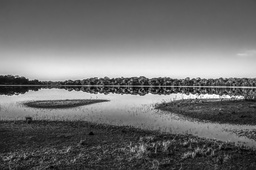
#> input picture paisagem2.jpg, 256 x 170 px, shrunk from 1200 x 795 before the run
$ python modificador_imagens.py
#> lines starting #> are read from the running program, lines starting #| are printed output that depends on the picture; after the words box and inside, x2 and y2 are one past the last pixel; in counts of white or black regions, pixels touching at a corner belong together
from PIL import Image
import matplotlib.pyplot as plt


def carregar_imagem_binaria(caminho):
#> called with caminho = 'paisagem2.jpg'
    img = Image.open(caminho).convert("L")
#> img is the input picture: PIL image 256x170 L; min 0, max 255, mean 111.9
    largura, altura = img.size
#> largura = 256; altura = 170
    matriz = []
    for y in range(altura):
        linha = []
        for x in range(largura):
            pixel = img.getpixel((x, y))
            linha.append(1 if pixel < 128 else 0)
        matriz.append(linha)
#> after the loop, matriz = 170 items
    return matriz, largura, altura


def criar_matriz(linhas, colunas, valor=0):
    return [[valor for _ in range(colunas)] for _ in range(linhas)]


def refletir_elemento_estruturante(B):
    linhas = len(B)
    colunas = len(B[0])
    refletido = criar_matriz(linhas, colunas)
    for i in range(linhas):
        for j in range(colunas):
            refletido[i][j] = B[linhas - 1 - i][colunas - 1 - j]
    return refletido


def erosao(A, B):
    linhas_A, colunas_A = len(A), len(A[0])
    linhas_B, colunas_B = len(B), len(B[0])
    offset_l, offset_c = linhas_B // 2, colunas_B // 2

    resultado = criar_matriz(linhas_A, colunas_A, 0)

    for i in range(offset_l, linhas_A - offset_l):
        for j in range(offset_c, colunas_A - offset_c):
            corresponde = True
            for m in range(linhas_B):
                for n in range(colunas_B):
                    if B[m][n] == 1 and A[i + m - offset_l][j + n - offset_c] != 1:
                        corresponde = False
                        break
                if not corresponde:
                    break
            resultado[i][j] = 1 if corresponde else 0
    return resultado


def dilatacao(A, B):
    linhas_A, colunas_A = len(A), len(A[0])
    linhas_B, colunas_B = len(B), len(B[0])
    offset_l, offset_c = linhas_B // 2, colunas_B // 2
    B_refletido = refletir_elemento_estruturante(B)

    resultado = criar_matriz(linhas_A, colunas_A, 0)

    for i in range(offset_l, linhas_A - offset_l):
        for j in range(offset_c, colunas_A - offset_c):
            encontrou = False
            for m in range(linhas_B):
                for n in range(colunas_B):
                    if B_refletido[m][n] == 1 and A[i + m - offset_l][j + n - offset_c] == 1:
                        encontrou = True
                        break
                if encontrou:
                    break
            resultado[i][j] = 1 if encontrou else 0
    return resultado


def abertura(A, B):
    erodida = erosao(A, B)
    resultado = dilatacao(erodida, B)
    return resultado


def fechamento(A, B):
    dilatada = dilatacao(A, B)
    resultado = erosao(dilatada, B)
    return resultado


def mostrar_resultados(original, erodida, dilatada, aberta, fechada):
    imagens = []
    titulos = ["Original", "Erosão", "Dilatação", "Abertura", "Fechamento"]
    for matriz in [original, erodida, dilatada, aberta, fechada]:
        altura = len(matriz)
        largura = len(matriz[0])
        img = Image.new("L", (largura, altura))
        for y in range(altura):
            for x in range(largura):
                valor = 0 if matriz[y][x] == 1 else 255
                img.putpixel((x, y), valor)
        imagens.append(img)

    plt.figure(figsize=(15, 3))
    for i, (img, titulo) in enumerate(zip(imagens, titulos)):
        plt.subplot(1, 5, i + 1)
        plt.imshow(img, cmap='gray')
        plt.title(titulo)
        plt.axis('off')
    plt.tight_layout()
    plt.show()


if __name__ == "__main__":
    entrada = "paisagem2.jpg"

    A, largura, altura = carregar_imagem_binaria(entrada)
#> A = 170 items; largura = 256; altura = 170

    B = [
        [1, 1, 1],
        [1, 1, 1],
        [1, 1, 1]
    ]

    erodida = erosao(A, B)
#> in erosao, `linhas_A, colunas_A = len(A), len(A[0])`: colunas_A = 256
#> in erosao, `resultado = criar_matriz(linhas_A, colunas_A, 0)`: resultado = 170 items
#> erodida = 170 items
    dilatada = dilatacao(A, B)
#> in dilatacao, `linhas_A, colunas_A = len(A), len(A[0])`: linhas_A = 170; colunas_A = 256
#> in dilatacao, `resultado = criar_matriz(linhas_A, colunas_A, 0)`: resultado = 170 items
#> dilatada = 170 items
    aberta = abertura(A, B)
#> aberta = 170 items
    fechada = fechamento(A, B)
#> fechada = 170 items

    mostrar_resultados(original=A, erodida=erodida, dilatada=dilatada,
                       aberta=aberta, fechada=fechada)
#> the loop in mostrar_resultados, `for matriz in [original, erodida, dilatada, aberta, fechada]:` made 5 passes
#> after the loop in mostrar_resultados, `for matriz in [original, erodida, dilatada, aberta, fechada]:`:
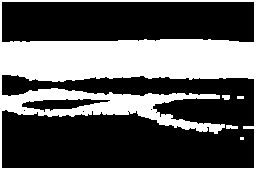
#> img: PIL image 256x170 L; 35.2% white; 5 white regions (1 under 20 px), largest, box (x1, y1, x2, y2) and area: (0, 0, 256, 170) 15190, (226, 125, 238, 129) 41, (222, 95, 230, 100) 35, (237, 96, 244, 99) 21
#> after the loop in mostrar_resultados, `for matriz in [original, erodida, dilatada, aberta, fechada]:`: imagens = 5 items
#> the loop in mostrar_resultados, `for i, (img, titulo) in enumerate(zip(imagens, titulos)):` made 5 passes
#> titulo on passes 1 to 5: 'Original', 'Erosão', 'Dilatação', 'Abertura', 'Fechamento'
#> in mostrar_resultados, `plt.show()`:
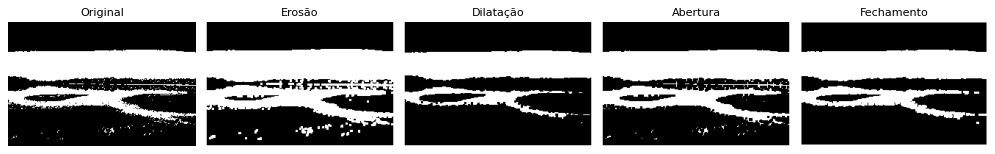
#> figure drawn by matplotlib, 5 panels

$ run again, with paisagem3.jpg copied over paisagem2.jpg
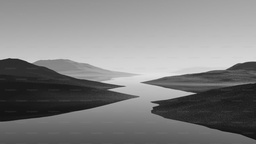
#> input picture paisagem3.jpg, 256 x 144 px, shrunk from 3000 x 1688 before the run
#> after the loop in carregar_imagem_binaria, `for y in range(altura):`: matriz = 144 items
#> `A, largura, altura = carregar_imagem_binaria(entrada)`: largura = 256; altura = 144
#> in erosao, `linhas_A, colunas_A = len(A), len(A[0])`: colunas_A = 256
#> in erosao, `resultado = criar_matriz(linhas_A, colunas_A, 0)`: resultado = 144 items
#> in dilatacao, `linhas_A, colunas_A = len(A), len(A[0])`: linhas_A = 144; colunas_A = 256
#> in dilatacao, `resultado = criar_matriz(linhas_A, colunas_A, 0)`: resultado = 144 items
#> the loop in mostrar_resultados, `for matriz in [original, erodida, dilatada, aberta, fechada]:` made 5 passes
#> after the loop in mostrar_resultados, `for matriz in [original, erodida, dilatada, aberta, fechada]:`:
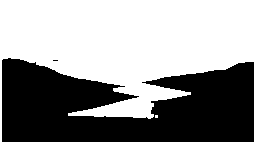
#> img: PIL image 256x144 L; 58% white; 2 black regions (1 under 20 px), largest, box (x1, y1, x2, y2) and area: (2, 58, 254, 142) 15476
#> after the loop in mostrar_resultados, `for matriz in [original, erodida, dilatada, aberta, fechada]:`: imagens = 5 items
#> the loop in mostrar_resultados, `for i, (img, titulo) in enumerate(zip(imagens, titulos)):` made 5 passes
#> titulo on passes 1 to 5: 'Original', 'Erosão', 'Dilatação', 'Abertura', 'Fechamento'
